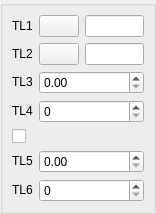
<ui version="4.0" >
 <class>DlgRef_2Sel4Spin1Check_QTD</class>
 <widget class="QWidget" name="DlgRef_2Sel4Spin1Check_QTD" >
  <property name="geometry" >
   <rect>
    <x>0</x>
    <y>0</y>
    <width>156</width>
    <height>197</height>
   </rect>
  </property>
  <property name="windowTitle" >
   <string/>
  </property>
  <layout class="QGridLayout" >
   <property name="leftMargin" >
    <number>0</number>
   </property>
   <property name="topMargin" >
    <number>0</number>
   </property>
   <property name="rightMargin" >
    <number>0</number>
   </property>
   <property name="bottomMargin" >
    <number>0</number>
   </property>
   <property name="horizontalSpacing" >
    <number>0</number>
   </property>
   <property name="verticalSpacing" >
    <number>0</number>
   </property>
   <item row="0" column="0" >
    <widget class="QGroupBox" name="GroupBox1" >
     <property name="title" >
      <string/>
     </property>
     <layout class="QGridLayout" >
      <property name="leftMargin" >
       <number>9</number>
      </property>
      <property name="topMargin" >
       <number>9</number>
      </property>
      <property name="rightMargin" >
       <number>9</number>
      </property>
      <property name="bottomMargin" >
       <number>9</number>
      </property>
      <property name="horizontalSpacing" >
       <number>6</number>
      </property>
      <property name="verticalSpacing" >
       <number>6</number>
      </property>
      <item row="4" column="0" colspan="3" >
       <widget class="QCheckBox" name="CheckButton1" >
        <property name="text" >
         <string/>
        </property>
       </widget>
      </item>
      <item row="6" column="1" colspan="2" >
       <widget class="SalomeApp_IntSpinBox" name="SpinBox_DY2" />
      </item>
      <item row="5" column="1" colspan="2" >
       <widget class="SalomeApp_DoubleSpinBox" name="SpinBox_DX2" />
      </item>
      <item row="3" column="1" colspan="2" >
       <widget class="SalomeApp_IntSpinBox" name="SpinBox_DY1" />
      </item>
      <item row="2" column="1" colspan="2" >
       <widget class="SalomeApp_DoubleSpinBox" name="SpinBox_DX1" />
      </item>
      <item row="6" column="0" >
       <widget class="QLabel" name="TextLabel6" >
        <property name="sizePolicy" >
         <sizepolicy vsizetype="Fixed" hsizetype="Fixed" >
          <horstretch>0</horstretch>
          <verstretch>0</verstretch>
         </sizepolicy>
        </property>
        <property name="text" >
         <string>TL6</string>
        </property>
        <property name="wordWrap" >
         <bool>false</bool>
        </property>
       </widget>
      </item>
      <item row="5" column="0" >
       <widget class="QLabel" name="TextLabel5" >
        <property name="sizePolicy" >
         <sizepolicy vsizetype="Fixed" hsizetype="Fixed" >
          <horstretch>0</horstretch>
          <verstretch>0</verstretch>
         </sizepolicy>
        </property>
        <property name="text" >
         <string>TL5</string>
        </property>
        <property name="wordWrap" >
         <bool>false</bool>
        </property>
       </widget>
      </item>
      <item row="3" column="0" >
       <widget class="QLabel" name="TextLabel4" >
        <property name="sizePolicy" >
         <sizepolicy vsizetype="Fixed" hsizetype="Fixed" >
          <horstretch>0</horstretch>
          <verstretch>0</verstretch>
         </sizepolicy>
        </property>
        <property name="text" >
         <string>TL4</string>
        </property>
        <property name="wordWrap" >
         <bool>false</bool>
        </property>
       </widget>
      </item>
      <item row="2" column="0" >
       <widget class="QLabel" name="TextLabel3" >
        <property name="sizePolicy" >
         <sizepolicy vsizetype="Fixed" hsizetype="Fixed" >
          <horstretch>0</horstretch>
          <verstretch>0</verstretch>
         </sizepolicy>
        </property>
        <property name="text" >
         <string>TL3</string>
        </property>
        <property name="wordWrap" >
         <bool>false</bool>
        </property>
       </widget>
      </item>
      <item row="1" column="0" >
       <widget class="QLabel" name="TextLabel2" >
        <property name="sizePolicy" >
         <sizepolicy vsizetype="Fixed" hsizetype="Fixed" >
          <horstretch>0</horstretch>
          <verstretch>0</verstretch>
         </sizepolicy>
        </property>
        <property name="text" >
         <string>TL2</string>
        </property>
        <property name="wordWrap" >
         <bool>false</bool>
        </property>
       </widget>
      </item>
      <item row="1" column="1" >
       <widget class="QPushButton" name="PushButton2" >
        <property name="sizePolicy" >
         <sizepolicy vsizetype="Fixed" hsizetype="Fixed" >
          <horstretch>0</horstretch>
          <verstretch>0</verstretch>
         </sizepolicy>
        </property>
        <property name="text" >
         <string/>
        </property>
       </widget>
      </item>
      <item row="0" column="2" >
       <widget class="QLineEdit" name="LineEdit1" />
      </item>
      <item row="0" column="0" >
       <widget class="QLabel" name="TextLabel1" >
        <property name="sizePolicy" >
         <sizepolicy vsizetype="Fixed" hsizetype="Fixed" >
          <horstretch>0</horstretch>
          <verstretch>0</verstretch>
         </sizepolicy>
        </property>
        <property name="text" >
         <string>TL1</string>
        </property>
        <property name="wordWrap" >
         <bool>false</bool>
        </property>
       </widget>
      </item>
      <item row="1" column="2" >
       <widget class="QLineEdit" name="LineEdit2" />
      </item>
      <item row="0" column="1" >
       <widget class="QPushButton" name="PushButton1" >
        <property name="sizePolicy" >
         <sizepolicy vsizetype="Fixed" hsizetype="Fixed" >
          <horstretch>0</horstretch>
          <verstretch>0</verstretch>
         </sizepolicy>
        </property>
        <property name="text" >
         <string/>
        </property>
       </widget>
      </item>
     </layout>
    </widget>
   </item>
  </layout>
 </widget>
 <layoutdefault spacing="6" margin="11" />
 <pixmapfunction>qPixmapFromMimeSource</pixmapfunction>
 <customwidgets>
  <customwidget>
   <class>SalomeApp_DoubleSpinBox</class>
   <extends>QDoubleSpinBox</extends>
   <header location="global" >gui/SalomeApp_DoubleSpinBox.h</header>
  </customwidget>
  <customwidget>
   <class>SalomeApp_IntSpinBox</class>
   <extends>QSpinBox</extends>
   <header location="global" >gui/SalomeApp_IntSpinBox.h</header>
  </customwidget>
 </customwidgets>
 <tabstops>
  <tabstop>PushButton1</tabstop>
  <tabstop>LineEdit1</tabstop>
  <tabstop>PushButton2</tabstop>
  <tabstop>LineEdit2</tabstop>
  <tabstop>SpinBox_DX1</tabstop>
  <tabstop>SpinBox_DY1</tabstop>
  <tabstop>CheckButton1</tabstop>
  <tabstop>SpinBox_DX2</tabstop>
  <tabstop>SpinBox_DY2</tabstop>
 </tabstops>
 <resources/>
 <connections/>
</ui>
